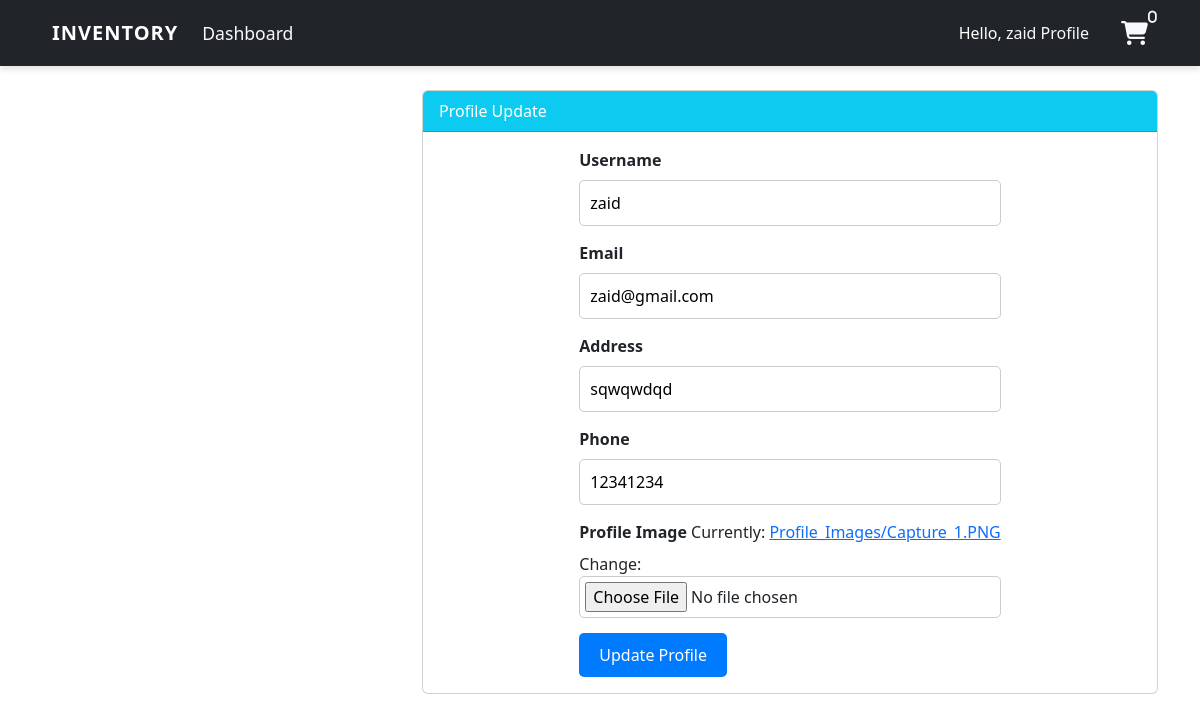
The app's page /profile_update/ (signed in), older data.
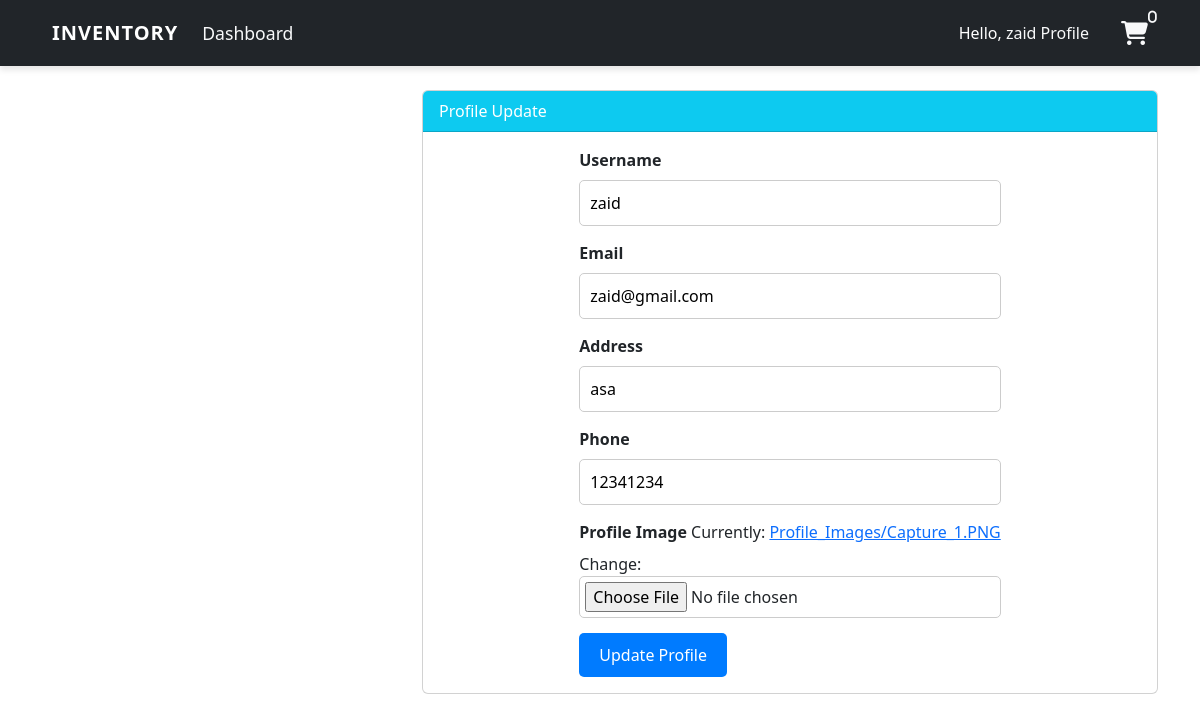
The same page, newer data.
### user/models.py (models this page shows, shortened)
class Profile(models.Model):
    staff = models.OneToOneField(User, on_delete=models.CASCADE, null=True)
    address = models.CharField(max_length=200, null=True)
    phone = models.CharField(max_length=20)
    image = models.ImageField(upload_to='Profile_Images')
    stripe_customer_id = models.CharField(max_length=255, blank=True, null=True)

### user/views.py (the view)
# urls.py: path('profile_update/' , views.profile_update , name='profile_update'),
@login_required(login_url='login')
def profile_update(request):
    cart = request.session.get('cart', {})
    if request.method == 'POST':
        user_form = UserUpdateForm(request.POST , instance=request.user)
        profile_form = ProfileUpdateForm(request.POST, request.FILES, instance=request.user.profile)
        if user_form.is_valid() and profile_form.is_valid():
            user_form.save()
            profile_form.save()
            return redirect('profile')
    else:
        user_form = UserUpdateForm(instance=request.user)
        profile_form = ProfileUpdateForm(instance=request.user.profile)
    context = {
        'cart_items':cart,
        'user_form' : user_form,
        'profile_form':profile_form,
        }
    return render(request , 'dashboard/profile_update.html', context)

### user/forms.py
class UserUpdateForm(forms.ModelForm):
    class Meta:
        model = User
        fields = ['username' , 'email']

class ProfileUpdateForm(forms.ModelForm):
    class Meta:
        model = Profile
        fields = ['address' , 'phone' , 'image']

### templates/dashboard/profile_update.html (shortened to what this page needs)
{% extends 'partials/base.html' %}
{% block content %}
<link href="https://cdn.jsdelivr.net/npm/bootstrap@5.3.0-alpha1/dist/css/bootstrap.min.css" rel="stylesheet" />
<div class="container">
  <div class="row my-4">
    <div class="col-md-4"></div>
    <div class="col-md-8">
      <div class="card">
        <div class="card-header bg-info text-white">Profile Update</div>
        <div class="card-body">
          <div class="form-container">
            <form method="POST" enctype="multipart/form-data">
              <div class="form-group">
                <label for="username">Username</label>
                {{ user_form.username }}
              </div>
              <div class="form-group">
                <label for="email">Email</label>
                {{ user_form.email }}
              </div>
              <div class="form-group">
                <label for="address">Address</label>
                {{ profile_form.address }}
              </div>
              <div class="form-group">
                <label for="phone">Phone</label>
                {{ profile_form.phone }}
              </div>
              <div class="form-group">
                <label for="image">Profile Image</label>
                {{ profile_form.image }}
              </div>
              <button type="submit" class="btn-custom">Update Profile</button>
            </form>
          </div>
        </div>
      </div>
    </div>
  </div>
</div>
{% endblock %}

Row changes from the older to the newer data that the page shows:
changed Profile: address "sqwqwdqd" → "asa"
